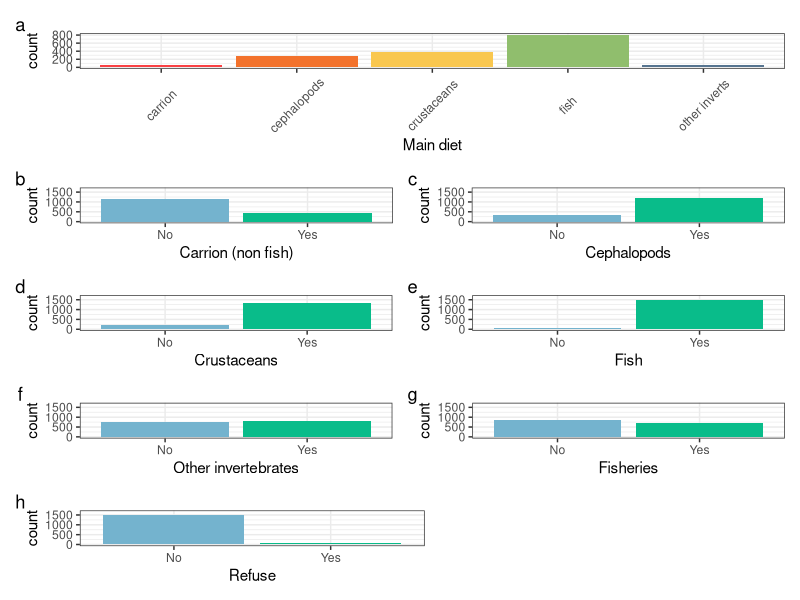
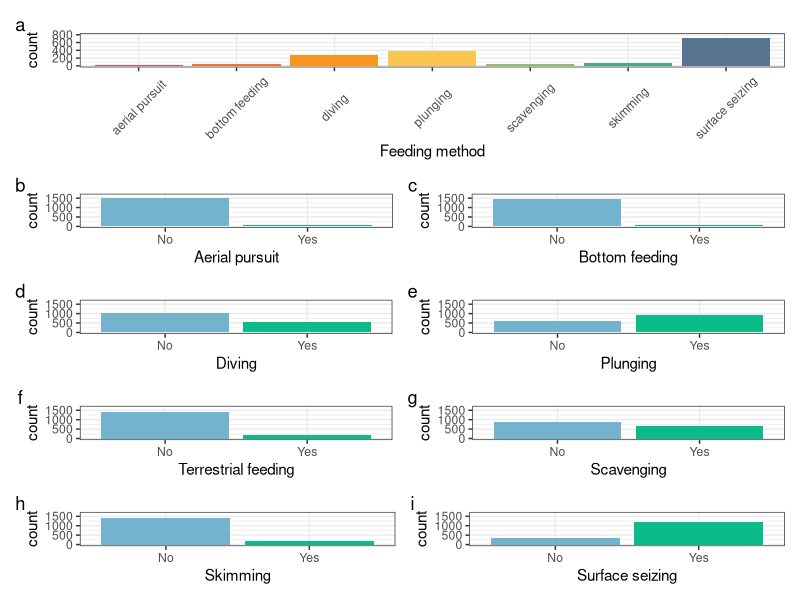
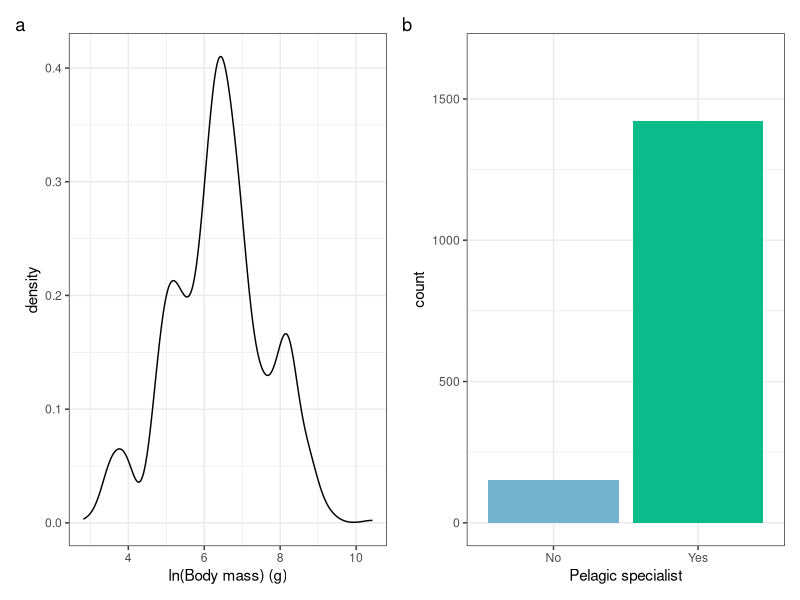
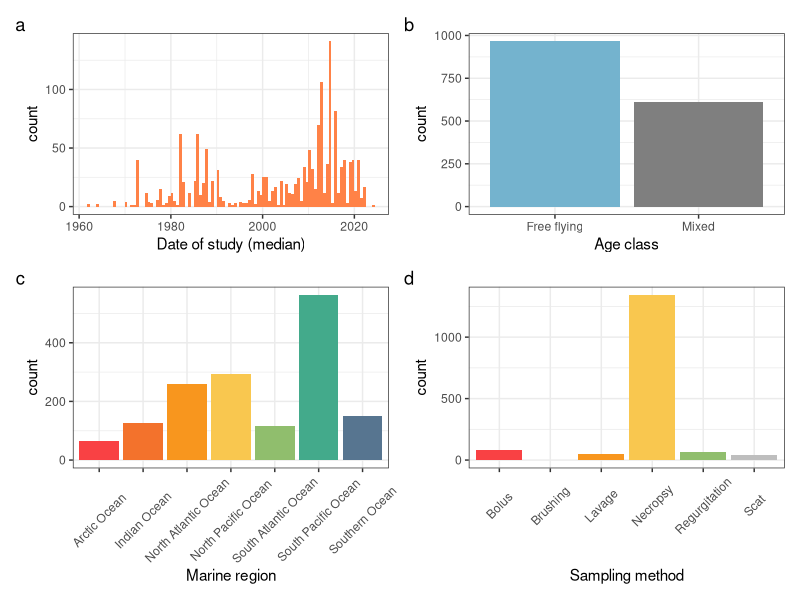
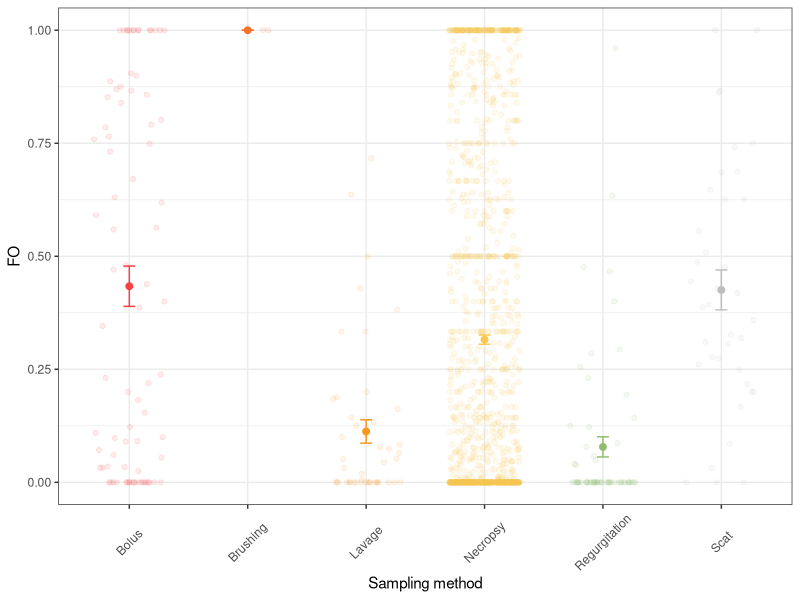
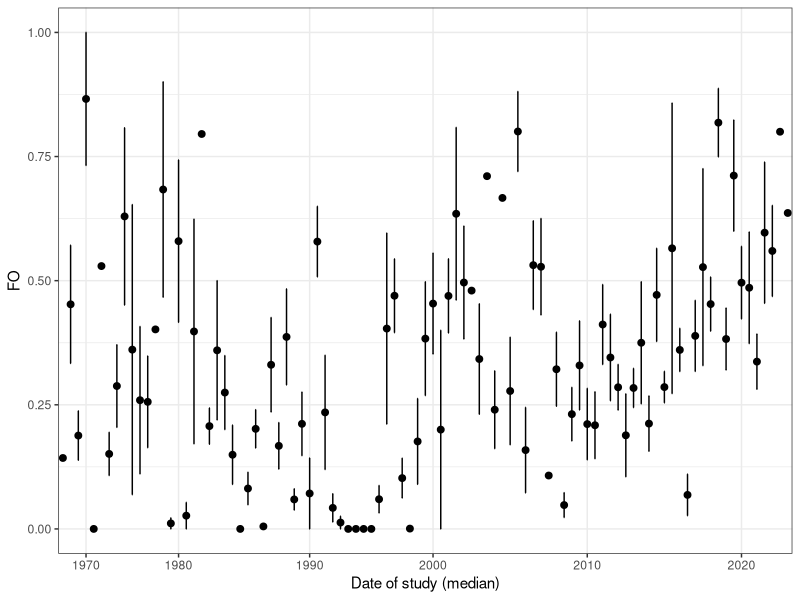
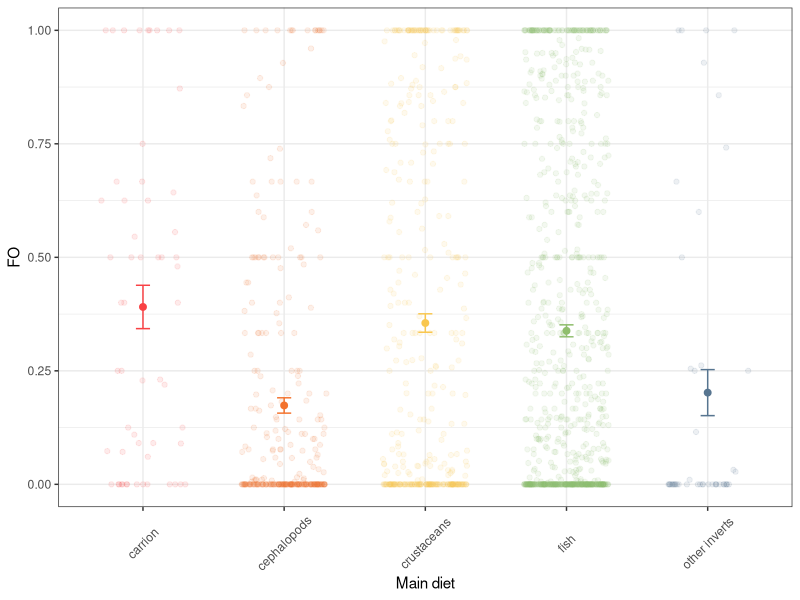
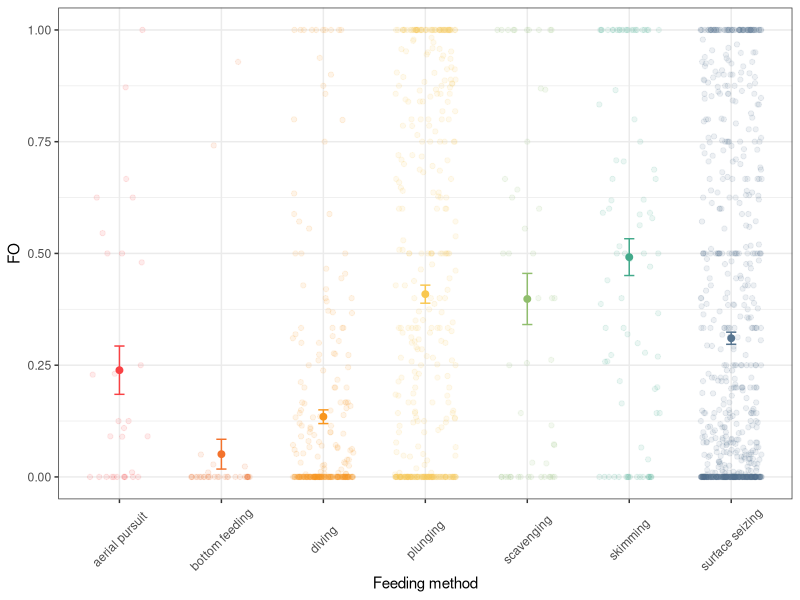

The R source for these figures, in order:
## ---- chunk 1
# Load libraries
library(tidyverse) # for plots and data wrangling
library(patchwork) # for panel plots
library(here)
## ---- chunk 2
# Read in the data
seabird_data <- read_csv(file = here::here("data/plastic-data-aggregated_2026.csv"))
## ---- chunk 3
# Unite the diet categories
seabird_data <- seabird_data %>%
  unite(col = "diet_type", carrion:as_refuse, remove = FALSE)
## ---- chunk 4
# How many species?
length(unique(seabird_data$clements2025_binomial))
## ---- chunk 5
# How many sources?
length(unique(seabird_data$source)) 
## ---- chunk 6
well_studied <- 
seabird_data %>%
  group_by(clements2025_binomial) %>%
  summarise(records = n(), sampled = sum(n_total), plastic = sum(n_plastic)) %>%
  filter(records >=3 & sampled >= 100)
## ---- chunk 7
well_studied %>% summarise(n())
## ---- chunk 8
well_studied %>% filter(plastic > 0) %>% summarise(n())
## ---- chunk 9
# Body mass
bm <-
  ggplot(seabird_data, aes(x = log(body_mass_g))) +
  geom_density() +
  xlab("ln(Body mass) (g)") +
  theme_bw()

# main diet
diet <-
ggplot(seabird_data, aes(x = as.factor(main_diet), fill = as.factor(main_diet))) +
  geom_bar() +
  xlab("Main diet") +
  theme_bw() +
  theme(legend.position = "none") +
  scale_fill_manual(values = c("#F94144","#F3722C",
                               "#F9C74F","#90BE6D",
                               "#577590")) +
  scale_x_discrete(labels = c("carrion", "cephalopods", "crustaceans", "fish", "other inverts")) +
  theme(axis.text.x = element_text(angle = 45, vjust = 0.5, hjust = 0.5)) 

# Fish
f <-
ggplot(seabird_data, aes(x = as.factor(fish), fill = as.factor(fish))) +
  geom_bar() +
  xlab("Fish") +
  ylim(0, 1650) +
  scale_x_discrete(labels = c("No", "Yes")) +
  theme_bw() +
  theme(legend.position = "none") +
  scale_fill_manual(values = c("#74B3CE","#09BC8A"))  
 
 # Carrion.NonFishVertebrates
c <-
ggplot(seabird_data, aes(x = as.factor(carrion), fill = as.factor(carrion))) +
  geom_bar() +
  xlab("Carrion (non fish)") +
  ylim(0, 1650) +
  scale_x_discrete(labels = c("No", "Yes")) +
  theme_bw() +
  theme(legend.position = "none") +
  scale_fill_manual(values = c("#74B3CE","#09BC8A")) 
 
# Cephalopods
cp <-
  ggplot(seabird_data, aes(x = as.factor(cephalopods), 
                       fill = as.factor(cephalopods))) +
  geom_bar() +
  xlab("Cephalopods") +
  ylim(0, 1650) +
  scale_x_discrete(labels = c("No", "Yes")) +
  theme_bw() +
  theme(legend.position = "none") +
  scale_fill_manual(values = c("#74B3CE","#09BC8A"))
 
# Crustaceans
cr <-
ggplot(seabird_data, aes(x = as.factor(crustaceans), fill = as.factor(crustaceans))) +
  geom_bar() +
  xlab("Crustaceans") +
  ylim(0, 1650) +
  scale_x_discrete(labels = c("No", "Yes")) +
  theme_bw() +
  theme(legend.position = "none") +
  scale_fill_manual(values = c("#74B3CE","#09BC8A"))
 
 # Other inverts
oi<- 
ggplot(seabird_data, aes(x = as.factor(other_inverts), fill = as.factor(other_inverts))) +
  geom_bar() +
  xlab("Other invertebrates") +
  ylim(0, 1650) +
  scale_x_discrete(labels = c("No", "Yes")) +
  theme_bw() +
  theme(legend.position = "none") +
  scale_fill_manual(values = c("#74B3CE","#09BC8A"))
 
 # Refuse
ar <-
ggplot(seabird_data, aes(x = as.factor(as_refuse), fill = as.factor(as_refuse))) +
  geom_bar() +
  xlab("Refuse") +
  ylim(0, 1650) +
  scale_x_discrete(labels = c("No", "Yes")) +
  theme_bw() +
  theme(legend.position = "none") +
  scale_fill_manual(values = c("#74B3CE","#09BC8A"))

# Fisheries discards
af <-
ggplot(seabird_data, aes(x = as.factor(as_fishery), fill = as.factor(as_fishery))) +
  geom_bar() +
  xlab("Fisheries") +
  ylim(0, 1650) +
  scale_x_discrete(labels = c("No", "Yes")) +
  theme_bw() +
  theme(legend.position = "none") +
  scale_fill_manual(values = c("#74B3CE","#09BC8A"))

# Agricultural
aa <-
ggplot(seabird_data, aes(x = as.factor(as_agriculture), fill = as.factor(as_agriculture))) +
  geom_bar() +
  xlab("Agriculture") +
  ylim(0, 1650) +
  scale_x_discrete(labels = c("No", "Yes")) +
  theme_bw() +
  theme(legend.position = "none") +
  scale_fill_manual(values = c("#74B3CE","#09BC8A"))

# Feeding method
fm <-
ggplot(seabird_data, aes(x = as.factor(feeding_method), fill = as.factor(feeding_method))) +
  geom_bar() +
  xlab("Feeding method") +
  theme_bw() +
  theme(legend.position = "none") +
  scale_fill_manual(values = c("#F94144","#F3722C","#F8961E",
                               "#F9C74F","#90BE6D","#43AA8B",
                               "#577590")) +
  scale_x_discrete(labels = c("aerial pursuit", "bottom feeding", "diving", 
                              "plunging", "scavenging", "skimming", "surface seizing")) +
  theme(axis.text.x = element_text(angle = 45, vjust = 0.5, hjust = 0.5)) +
  ylim(0,800)

# Aerial pursuit
aerial <-
ggplot(seabird_data, aes(x = as.factor(aerial_pursuit), fill = as.factor(aerial_pursuit))) +
  geom_bar() +
  xlab("Aerial pursuit") +
  ylim(0, 1650) +
  scale_x_discrete(labels = c("No", "Yes")) +
  theme_bw() +
  theme(legend.position = "none") +
  scale_fill_manual(values = c("#74B3CE","#09BC8A"))

# bottom feeding
bottom <-
ggplot(seabird_data, aes(x = as.factor(bottom_feeding), fill = as.factor(bottom_feeding))) +
  geom_bar() +
  xlab("Bottom feeding") +
  ylim(0, 1650) +
  scale_x_discrete(labels = c("No", "Yes")) +
  theme_bw() +
  theme(legend.position = "none") +
  scale_fill_manual(values = c("#74B3CE","#09BC8A"))

# divers
dive <-
ggplot(seabird_data, aes(x = as.factor(diving), fill = as.factor(diving))) +
  geom_bar() +
  xlab("Diving") +
  ylim(0, 1650) +
  scale_x_discrete(labels = c("No", "Yes")) +
  theme_bw() +
  theme(legend.position = "none") +
  scale_fill_manual(values = c("#74B3CE","#09BC8A"))

# plunging
plunge <-
ggplot(seabird_data, aes(x = as.factor(plunging), fill = as.factor(plunging))) +
  geom_bar() +
  xlab("Plunging") +
  ylim(0, 1650) +
  scale_x_discrete(labels = c("No", "Yes")) +
  theme_bw() +
  theme(legend.position = "none") +
  scale_fill_manual(values = c("#74B3CE","#09BC8A"))

# terrestrial
terr <-
ggplot(seabird_data, aes(x = as.factor(terrestrial_feeding), fill = as.factor(terrestrial_feeding))) +
  geom_bar() +
  xlab("Terrestrial feeding") +
  ylim(0, 1650) +
  scale_x_discrete(labels = c("No", "Yes")) +
  theme_bw() +
  theme(legend.position = "none") +
  scale_fill_manual(values = c("#74B3CE","#09BC8A"))

# scavenging
scavenge <-
ggplot(seabird_data, aes(x = as.factor(scavenging), fill = as.factor(scavenging))) +
  geom_bar() +
  xlab("Scavenging") +
  ylim(0, 1650) +
  scale_x_discrete(labels = c("No", "Yes")) +
  theme_bw() +
  theme(legend.position = "none") +
  scale_fill_manual(values = c("#74B3CE","#09BC8A"))

# skimming
skim <-
ggplot(seabird_data, aes(x = as.factor(skimming), fill = as.factor(skimming))) +
  geom_bar() +
  xlab("Skimming") +
  ylim(0, 1650) +
  scale_x_discrete(labels = c("No", "Yes")) +
  theme_bw() +
  theme(legend.position = "none") +
  scale_fill_manual(values = c("#74B3CE","#09BC8A"))

# surface seizing
surface <-
ggplot(seabird_data, aes(x = as.factor(surface_seizing), fill = as.factor(surface_seizing))) +
  geom_bar() +
  xlab("Surface seizing") +
  ylim(0, 1650) +
  scale_x_discrete(labels = c("No", "Yes")) +
  theme_bw() +
  theme(legend.position = "none") +
  scale_fill_manual(values = c("#74B3CE","#09BC8A"))
 
# Pelagic Specialist
ps <- 
ggplot(seabird_data, aes(x = as.factor(pelagic_specialist), fill = as.factor(pelagic_specialist))) +
  geom_bar() +
  xlab("Pelagic specialist") +
  ylim(0, 1650) +
  scale_x_discrete(labels = c("No", "Yes")) +
  theme_bw() +
  theme(legend.position = "none") +
  scale_fill_manual(values = c("#74B3CE","#09BC8A"))
## ---- chunk 10
(diet  / (c + cp) / (cr + f) / (oi + af) / (ar + plot_spacer())) + plot_annotation(tag_levels = 'a')
#ggsave(file = here("figures/diet-variables.png"), height = 8)

(fm / (aerial + bottom) / (dive + plunge) / (terr + scavenge) / (skim + surface)) + plot_annotation(tag_levels = 'a')
#ggsave(file = here("figures/feeding-variables.png"), height = 8)

bm + ps + plot_annotation(tag_levels = 'a')
#ggsave(file = here("figures/other-variables.png"), height = 4)
## ---- chunk 11
# Frequency of occurrence
fo <- 
  ggplot(seabird_data, aes(x = FO)) +
  geom_histogram(fill = "lightblue", bins = 10) +
  xlab("Frequency of occurrence of plastic") +
  theme_bw()

# Free flying or not
ff <- 
  ggplot(seabird_data, aes(x = as.factor(freeflying), fill = as.factor(freeflying))) +
  geom_bar() +
  xlab("Age class") +
  scale_x_discrete(labels = c("Free flying", "Mixed")) +
  theme_bw() +
  theme(legend.position = "none") +
  scale_fill_manual(values = c("#74B3CE","#09BC8A"))

# Median date
dd <- 
  ggplot(seabird_data, aes(x = date_median)) +
  geom_histogram(fill = "sienna1", bins = 100) +
  xlab("Date of study (median)") +
  theme_bw()

# Marine region
mr <- 
ggplot(seabird_data, aes(x = as.factor(marine_region), fill = as.factor(marine_region))) +
  geom_bar() +
  xlab("Marine region") +
  theme_bw() +
  theme(legend.position = "none") +
  scale_fill_manual(values = c("#F94144","#F3722C","#F8961E",
                               "#F9C74F","#90BE6D","#43AA8B",
                               "#577590")) +
  theme(axis.text.x = element_text(angle = 45, vjust = 0.5, hjust = 0.5))  

# Sampling method
sm <- 
ggplot(seabird_data, aes(x = as.factor(sampling_method), fill = as.factor(sampling_method))) +
  geom_bar() +
  xlab("Sampling method") +
  theme_bw() +
  theme(legend.position = "none") +
    scale_fill_manual(values = c("#F94144","#F3722C","#F8961E",
                               "#F9C74F","#90BE6D","grey")) +
   theme(axis.text.x = element_text(angle = 45, vjust = 0.5, hjust = 0.5))  
## ---- chunk 12
( (dd + ff) / (mr + sm)) + plot_annotation(tag_levels = c("a"))
ggsave(file = here("figures/study-level-variables.png"), height = 6)
## ---- chunk 13
# Get summary stats for each grouping variable
sumdatSM <-
  seabird_data %>%
  group_by(sampling_method) %>%
  summarise(meanFO = mean(FO), seFO = sqrt(var(FO)/n()))

sumdatDate <-
  seabird_data %>%
  group_by(date_median) %>%
  summarise(meanFO = mean(FO), seFO = sqrt(var(FO)/n()))

sumdatDiet <-
  seabird_data %>%
  group_by(main_diet) %>%
  summarise(meanFO = mean(FO), seFO = sqrt(var(FO)/n()))

sumdatFM <-
  seabird_data %>%
  group_by(feeding_method) %>%
  summarise(meanFO = mean(FO, na.rm = TRUE), seFO = sqrt(var(FO, na.rm = TRUE)/n()))
## ---- chunk 14
# Plots
# Sampling method
ggplot(seabird_data, aes(x = as.factor(sampling_method), y = FO, colour = sampling_method)) +
  geom_jitter(alpha = 0.1, width = 0.3) +
  geom_point(data = sumdatSM, aes(y = meanFO), size = 2) +
  geom_errorbar(data = sumdatSM, aes(y = meanFO, ymin = meanFO - seFO, ymax = meanFO + seFO), width = 0.1) +
  xlab("Sampling method") +
  theme_bw() +
  theme(legend.position = "none") +
  scale_colour_manual(values = c("#F94144","#F3722C","#F8961E",
                               "#F9C74F","#90BE6D","grey")) +
   theme(axis.text.x = element_text(angle = 45, vjust = 0.5, hjust = 0.5))  


# Date
ggplot(seabird_data, aes(x = as.factor(date_median), y = FO)) +
  geom_point(data = sumdatDate, aes(y = meanFO), size = 2) +
  geom_errorbar(data = sumdatDate, aes(y = meanFO, ymin = meanFO - seFO, ymax = meanFO + seFO), width = 0.1) +
  xlab("Date of study (median)") +
  theme_bw() +
  theme(legend.position = "none") +
  scale_x_discrete(breaks = c(1960, 1970, 1980, 1990, 2000, 2010, 2020))

# Diet
ggplot(seabird_data, aes(x = as.factor(main_diet), y = FO, colour = main_diet)) +
  geom_jitter(alpha = 0.1, width = 0.3) +
  geom_point(data = sumdatDiet, aes(y = meanFO), size = 2) +
  geom_errorbar(data = sumdatDiet, aes(y = meanFO, ymin = meanFO - seFO, ymax = meanFO + seFO), width = 0.1) +
  xlab("Main diet") +
  theme_bw() +
  theme(legend.position = "none") +
  scale_colour_manual(values = c("#F94144","#F3722C",
                               "#F9C74F","#90BE6D",
                               "#577590")) +
  scale_x_discrete(labels = c("carrion", "cephalopods", "crustaceans", "fish", "other inverts")) +
  theme(axis.text.x = element_text(angle = 45, vjust = 0.5, hjust = 0.5))

# Feeding method
ggplot(seabird_data, aes(x = as.factor(feeding_method), y = FO, colour = feeding_method)) +
  geom_jitter(alpha = 0.1, width = 0.3) +
  geom_point(data = sumdatFM, aes(y = meanFO), size = 2) +
  geom_errorbar(data = sumdatFM, aes(y = meanFO, ymin = meanFO - seFO, ymax = meanFO + seFO), width = 0.1) +
  xlab("Feeding method") +
  theme_bw() +
  theme(legend.position = "none") +
  scale_colour_manual(values = c("#F94144","#F3722C","#F8961E",
                               "#F9C74F","#90BE6D","#43AA8B",
                               "#577590")) +
  scale_x_discrete(labels = c("aerial pursuit", "bottom feeding", "diving", 
                              "plunging", "scavenging", "skimming", "surface seizing")) +
  theme(axis.text.x = element_text(angle = 45, vjust = 0.5, hjust = 0.5))
